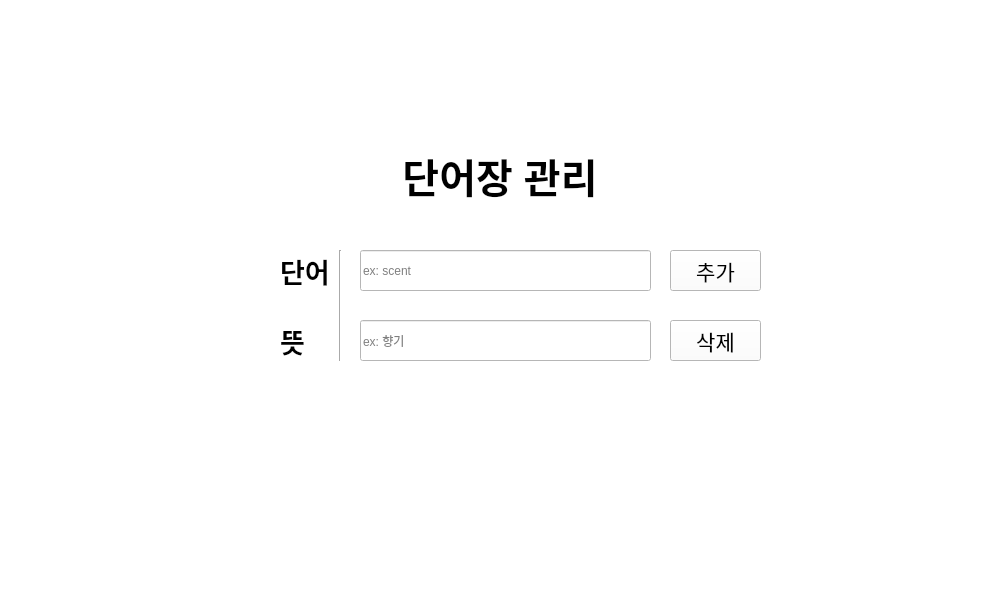
<?xml version="1.0" encoding="UTF-8"?>
<ui version="4.0">
 <class>DataManage</class>
 <widget class="QWidget" name="DataManage">
  <property name="geometry">
   <rect>
    <x>0</x>
    <y>0</y>
    <width>1000</width>
    <height>600</height>
   </rect>
  </property>
  <property name="windowTitle">
   <string>Form</string>
  </property>
  <property name="styleSheet">
   <string notr="true">background-color: white;</string>
  </property>
  <widget class="QPushButton" name="pushButton">
   <property name="geometry">
    <rect>
     <x>670</x>
     <y>250</y>
     <width>91</width>
     <height>41</height>
    </rect>
   </property>
   <property name="font">
    <font>
     <pointsize>16</pointsize>
    </font>
   </property>
   <property name="text">
    <string>추가</string>
   </property>
  </widget>
  <widget class="QPushButton" name="pushButton_2">
   <property name="geometry">
    <rect>
     <x>670</x>
     <y>320</y>
     <width>91</width>
     <height>41</height>
    </rect>
   </property>
   <property name="font">
    <font>
     <pointsize>16</pointsize>
    </font>
   </property>
   <property name="text">
    <string>삭제</string>
   </property>
  </widget>
  <widget class="QLineEdit" name="lineEdit">
   <property name="geometry">
    <rect>
     <x>360</x>
     <y>250</y>
     <width>291</width>
     <height>41</height>
    </rect>
   </property>
   <property name="text">
    <string/>
   </property>
   <property name="placeholderText">
    <string>ex: scent</string>
   </property>
  </widget>
  <widget class="QLineEdit" name="lineEdit_2">
   <property name="geometry">
    <rect>
     <x>360</x>
     <y>320</y>
     <width>291</width>
     <height>41</height>
    </rect>
   </property>
   <property name="placeholderText">
    <string>ex: 향기</string>
   </property>
  </widget>
  <widget class="QLabel" name="label">
   <property name="geometry">
    <rect>
     <x>280</x>
     <y>250</y>
     <width>54</width>
     <height>41</height>
    </rect>
   </property>
   <property name="font">
    <font>
     <pointsize>20</pointsize>
     <bold>true</bold>
    </font>
   </property>
   <property name="text">
    <string>단어</string>
   </property>
  </widget>
  <widget class="QLabel" name="label_2">
   <property name="geometry">
    <rect>
     <x>280</x>
     <y>320</y>
     <width>51</width>
     <height>41</height>
    </rect>
   </property>
   <property name="font">
    <font>
     <pointsize>20</pointsize>
     <bold>true</bold>
    </font>
   </property>
   <property name="text">
    <string>뜻</string>
   </property>
  </widget>
  <widget class="Line" name="line">
   <property name="geometry">
    <rect>
     <x>330</x>
     <y>250</y>
     <width>20</width>
     <height>111</height>
    </rect>
   </property>
   <property name="orientation">
    <enum>Qt::Vertical</enum>
   </property>
  </widget>
  <widget class="QLabel" name="label_3">
   <property name="geometry">
    <rect>
     <x>400</x>
     <y>140</y>
     <width>200</width>
     <height>71</height>
    </rect>
   </property>
   <property name="font">
    <font>
     <pointsize>30</pointsize>
     <bold>true</bold>
    </font>
   </property>
   <property name="text">
    <string>단어장 관리</string>
   </property>
   <property name="alignment">
    <set>Qt::AlignCenter</set>
   </property>
  </widget>
 </widget>
 <resources/>
 <connections/>
</ui>
